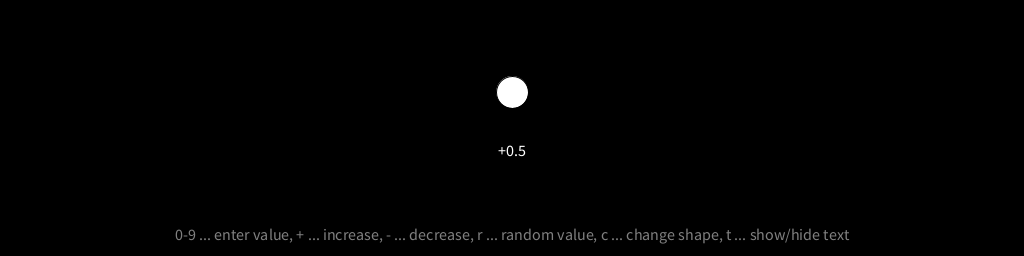
Frame 1 (no input)
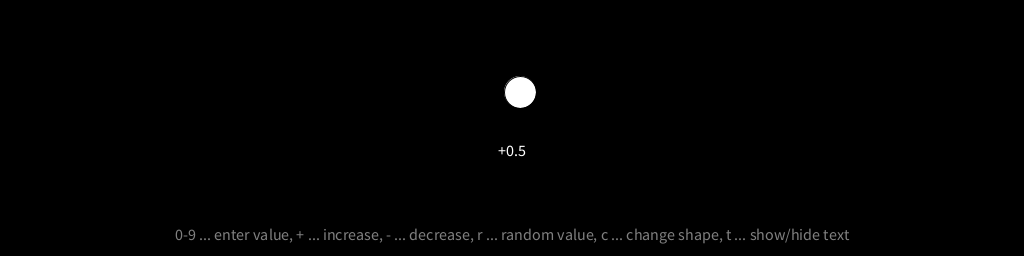
Frame 60 (the mouse pressed at the canvas centre just before this capture)
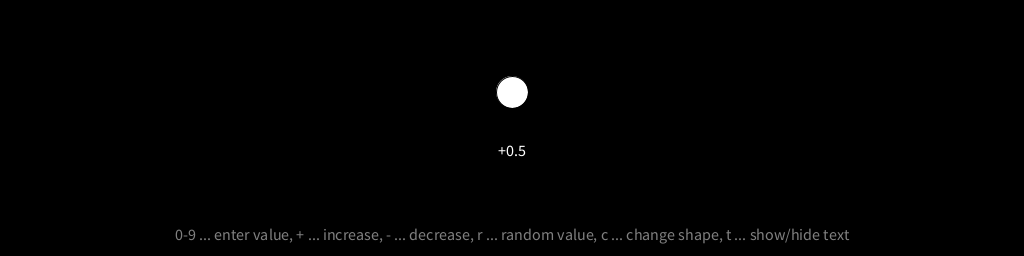
Frame 120 (the mouse held since frame 60 and released just before this capture)

The Processing sketch that drew these frames (run headless with seeded random() and noise(); from frame 60 on, the mouse is pressed at the canvas centre):

// Processing sketch: tikey_dot
// ── tikey_dot.pde
/* tikey_dot.pde
 *
 * Copyright 2020 Roland Richter
 *
 * tikey_dot is free software: you can redistribute it and/or modify
 * it under the terms of the GNU General Public License as published by
 * the Free Software Foundation, either version 3 of the License, or
 * (at your option) any later version.
 *
 * This program is distributed in the hope that it will be useful,
 * but WITHOUT ANY WARRANTY; without even the implied warranty
 * of MERCHANTABILITY or FITNESS FOR A PARTICULAR PURPOSE.
 * See the GNU General Public License for more details.
 *
 * You should have received a copy of the GNU General Public License
 * along with this program. If not, see <http://www.gnu.org/licenses/>.
 */

/* This program is inspired by Martin Kleppe's https://tixy.land/. 
   tixy.land is a 16 x 16 grid of dots; their size and color is 
   controlled by a formula returning a value between -1.0 and +1.0:
   
   - abs(value), the value without sign, is the diameter of each 
     dot, between 0.0 (invisible) and 1.0 (as large as possible)
   - if value > 0, the dot is painted in white, otherwise in red
   
   tikey_dot shows only one dot, where a value controls its size and
   color in the same manner as above. Additionally, one may switch 
   between a circular dot, and a square box. Unlike tixy.land, tikey_dot
   allows the user to control the value directly by keybord inputs.
 */

enum Shape {DOT, BOX};
Shape shape;   // shape, circle or square
float value;   // value between -1.0 and +1.0

boolean showText = true;


void setup() {
    size(1024, 256);
    frameRate(60);
    
    // Draws circles, squares, and text aligned
    ellipseMode(CENTER);
    rectMode(CENTER);
    
    textSize(16);
    textAlign(CENTER);

    // The sketch starts with a white dot of medium size
    shape = Shape.DOT;
    value = 0.5;
}


void keyPressed() {
    // Handles several keys to modify values, shapes, etc.
    //
    //   0-9 ... enter the current value, e.g. "3" => +0.3
    //   + ... increase the current value
    //   - ... decrease the current value
    //   r ... the value is set to a random value
    //   c ... change shape, switch between dot and box
    //   t ... show/hide text
    
    // If the text is hidden, you can't do anything ... except
    // making the text visible again.
    if (showText == false) {
        if (key == 't') {
            showText = true;    
        }
        
        return;
    }

    if (key >= '0' && key <= '9') {
        float newValue = float(key - '0') / 10.0;

        value = newValue;
    }

    if (key == 'r') {
        // The command `value = random(-1.0, +1.0);`
        // would generate numbers such as 0.34919, -0.98129, etc.
        // To get numbers -1.0, -0.9, -0.8, ..., 0.0, +0.1, ..., +1.0,
        // a random integer number between -10 and +10 is generated,
        // then mapped to the range between -1.0 to +1.0
        value = map(int(random(-10, 10)), -10, +10, -1.0, +1.0);
    }

    if (key == '+') {
        value = constrain(value + 0.1, -1.0, +1.0);
    }

    if (key == '-') {
        value = constrain(value - 0.1, -1.0, +1.0);
    }
    
    if (key == 'c') {
        if (shape == Shape.DOT) {
            shape = Shape.BOX;
        } else {
            shape = Shape.DOT;
        }
    }    
    
    if (key == 't') {
        showText = !showText;    
    }    
}


void draw() {
    background(0);
    
    if (showText) {
        fill(128);
        text("0-9 ... enter value, + ... increase, - ... decrease, "
             + "r ... random value, c ... change shape, "
             + "t ... show/hide text", width/2, 240);
    }

    float wiggle = 8.0 * sin(HALF_PI * frameCount / 60.0);

    // Draws the dot in the center of the screen
    int posX = width/2;
    int posY = 92;

    // abs(value), the value without sign, is the diameter of 
    // the dot, between 0.0 (invisible) and 1.0 (as large as 
    // possible); the largest possible diameter is 64
    float diameter = 64 * abs(value);
    
    // if value > 0, the dot is painted white, otherwise red
    if (value >= 0) {
        fill(#FFFFFF);
    } else {
        fill(#FF0000);
    }

    // Draws the shape, either as a dot, or a box
    if (shape == Shape.DOT) {
        circle(posX + wiggle, posY, diameter);
    } else if (shape == Shape.BOX) {
        square(posX + wiggle, posY, diameter);
    }

    // Displays the value
    if (showText) {
        // Always shows the sign of the value, i.e.
        //   0.4 => "+0.4", and -0.1 => "-0.1"
        text(nfp(value, 1, 1), posX, posY + 64);
    }
}
